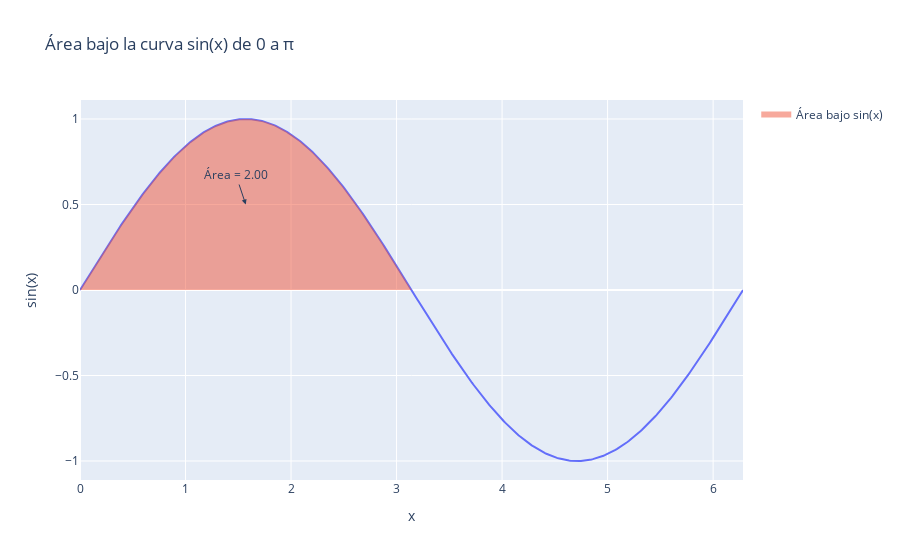

The notebook cell saved with this chart:
### Code cell
# 📌 4 - CÁLCULO INTEGRAL

# El cálculo integral responde a: ¿Cuál es el área bajo una curva?
# Se relaciona con la derivada a través del Teorema Fundamental del Cálculo:
# Si F(x) = ∫₀ˣ f(t) dt, entonces F′(x) = f(x)

# 📐 La integral definida se expresa como:
# ∫ₐᵇ f(x) dx → área bajo la curva entre x = a y x = b

# Para calcularlo numéricamente usamos sumas de Riemann o métodos como `quad` de SciPy

# 🔧 EJEMPLO: Área bajo sin(x) entre 0 y π

import numpy as np
import plotly.express as px
import plotly.graph_objects as go
from scipy.integrate import quad

# Definir la función a integrar
def f(x):
    return np.sin(x)

# Límites de integración
a, b = 0, np.pi

# Calcular área bajo la curva con integración numérica
area, _ = quad(f, a, b)

# Crear datos para graficar
x_vals = np.linspace(0, 2 * np.pi, 500)
y_vals = f(x_vals)

# Gráfico de la función
fig = px.line(x=x_vals, y=y_vals, labels={'x': 'x', 'y': 'sin(x)'},
              title='Área bajo la curva sin(x) de 0 a π')

# Rellenar el área bajo la curva entre a y b
fig.add_trace(go.Scatter(
    x=np.linspace(a, b, 500),
    y=f(np.linspace(a, b, 500)),
    fill='tozeroy',
    mode='none',
    name='Área bajo sin(x)'
))

# Anotar valor del área
fig.add_annotation(
    x=np.pi / 2,
    y=0.5,
    text=f"Área = {area:.2f}",
    showarrow=True,
    arrowhead=2
)

# Mostrar gráfico interactivo
fig.show()

### Figure 1 — Plotly figure (JSON) as saved in the notebook; plotly's stock layout.template omitted (floating-point values rounded to 4 significant figures; data arrays with more than 128 entries replaced by an {"elided": "..."} marker saying what was removed)
{"data": [{"hovertemplate": "x=%{x}<br>sin(x)=%{y}<extra></extra>", "legendgroup": "", "line": {"color": "#636efa", "dash": "solid"}, "marker": {"symbol": "circle"}, "mode": "lines", "name": "", "orientation": "v", "showlegend": false, "type": "scatter", "x": {"elided": "500 float values"}, "xaxis": "x", "y": {"elided": "500 float values"}, "yaxis": "y"}, {"fill": "tozeroy", "mode": "none", "name": "Área bajo sin(x)", "type": "scatter", "x": {"elided": "500 float values"}, "y": {"elided": "500 float values"}}], "layout": {"annotations": [{"arrowhead": 2, "showarrow": true, "text": "Área = 2.00", "x": 1.571, "y": 0.5}], "legend": {"tracegroupgap": 0}, "title": {"text": "Área bajo la curva sin(x) de 0 a π"}, "xaxis": {"anchor": "y", "domain": [0, 1], "title": {"text": "x"}}, "yaxis": {"anchor": "x", "domain": [0, 1], "title": {"text": "sin(x)"}}}}
